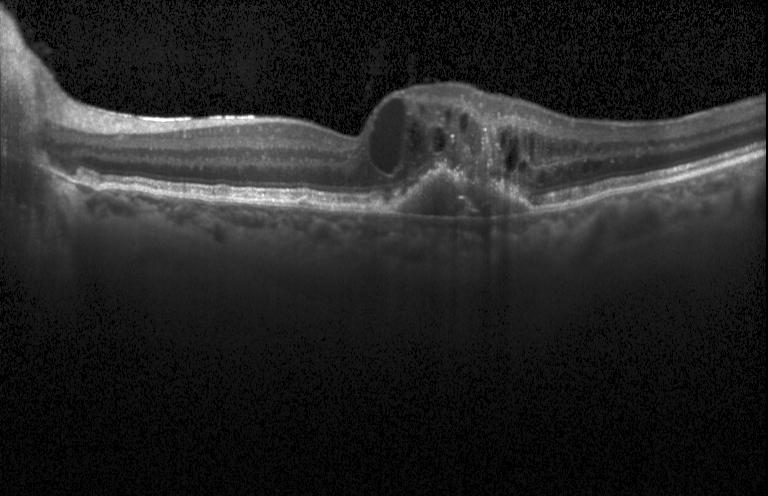
#> input picture CNV-53018-1.jpeg, 768 x 496 px
$ jupyter execute --allow-errors 'BM3D with OpenCV.ipynb'
#> lines starting #> are read from the running program, lines starting #| are printed output that depends on the picture
[cell 1]
import bm3d
import cv2
from skimage import io, img_as_float
from matplotlib import pyplot as plt
from sklearn.metrics import mean_squared_error
from skimage.metrics import peak_signal_noise_ratio

[cell 2]
img =img_as_float(io.imread("CNV-53018-1.jpeg", as_gray=True))
#> img: shape (496, 768) float64; min 0, max 1, mean 0.142

#> (a cell that did not finish here is left out)

#> (a cell that did not finish here is left out)

#> (a cell that did not finish here is left out)

[cell 6]
from matplotlib import pyplot as plt

[cell 7]
plt.hist(img.flat,bins=100,range=(0,1))
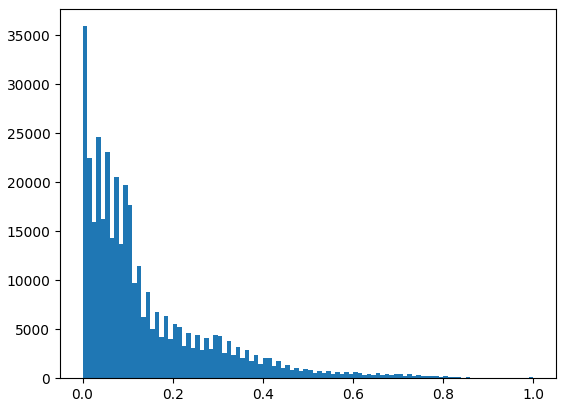
#> figure drawn by matplotlib, 1 panel; tallest bar 35918 high, from x = 8.67e-19 to 0.01


$ run again, with 12.jpg copied over CNV-53018-1.jpeg
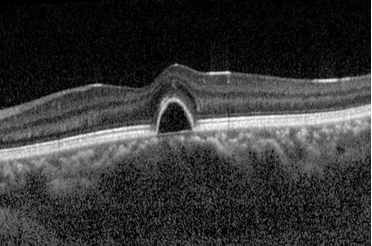
#> input picture 12.jpg, 372 x 246 px
#> img is the input picture: shape (246, 372) float64; min 0, max 1, mean 0.213
#> `[cell 7] plt.hist(img.flat,bins=100,range=(0,1))`:
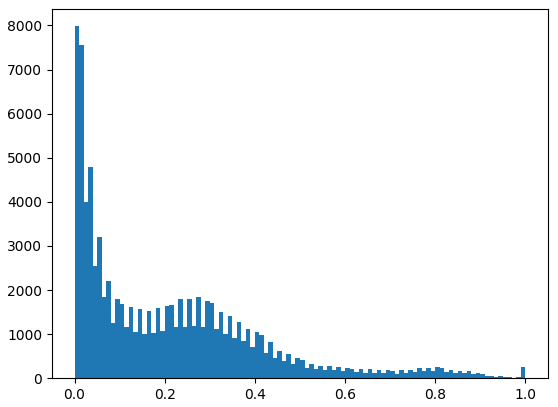
#> figure drawn by matplotlib, 1 panel; tallest bar 7983 high, from x = 8.67e-19 to 0.01
